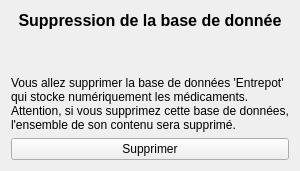
      <widget class="QWidget" name="pageBDDSuppression">
       <layout class="QVBoxLayout" name="verticalLayout_6">
        <item>
         <widget class="QLabel" name="TitreBDDSuppression">
          <property name="font">
           <font>
            <pointsize>12</pointsize>
            <bold>true</bold>
           </font>
          </property>
          <property name="text">
           <string>Suppression de la base de donnée</string>
          </property>
          <property name="alignment">
           <set>Qt::AlignmentFlag::AlignCenter</set>
          </property>
          <property name="textInteractionFlags">
           <set>Qt::TextInteractionFlag::NoTextInteraction</set>
          </property>
         </widget>
        </item>
        <item>
         <spacer name="verticalSpacer_5">
          <property name="orientation">
           <enum>Qt::Orientation::Vertical</enum>
          </property>
          <property name="sizeHint" stdset="0">
           <size>
            <width>20</width>
            <height>40</height>
           </size>
          </property>
         </spacer>
        </item>
        <item>
         <widget class="QLabel" name="InfoBDDSuppression">
          <property name="text">
           <string>Vous allez supprimer la base de données 'Entrepot' qui stocke numériquement les médicaments. Attention, si vous supprimez cette base de données, l'ensemble de son contenu sera supprimé.</string>
          </property>
          <property name="scaledContents">
           <bool>false</bool>
          </property>
          <property name="wordWrap">
           <bool>true</bool>
          </property>
          <property name="textInteractionFlags">
           <set>Qt::TextInteractionFlag::NoTextInteraction</set>
          </property>
         </widget>
        </item>
        <item>
         <widget class="QPushButton" name="BoutonBDDSuppression">
          <property name="text">
           <string>Supprimer</string>
          </property>
         </widget>
        </item>
       </layout>
      </widget>
